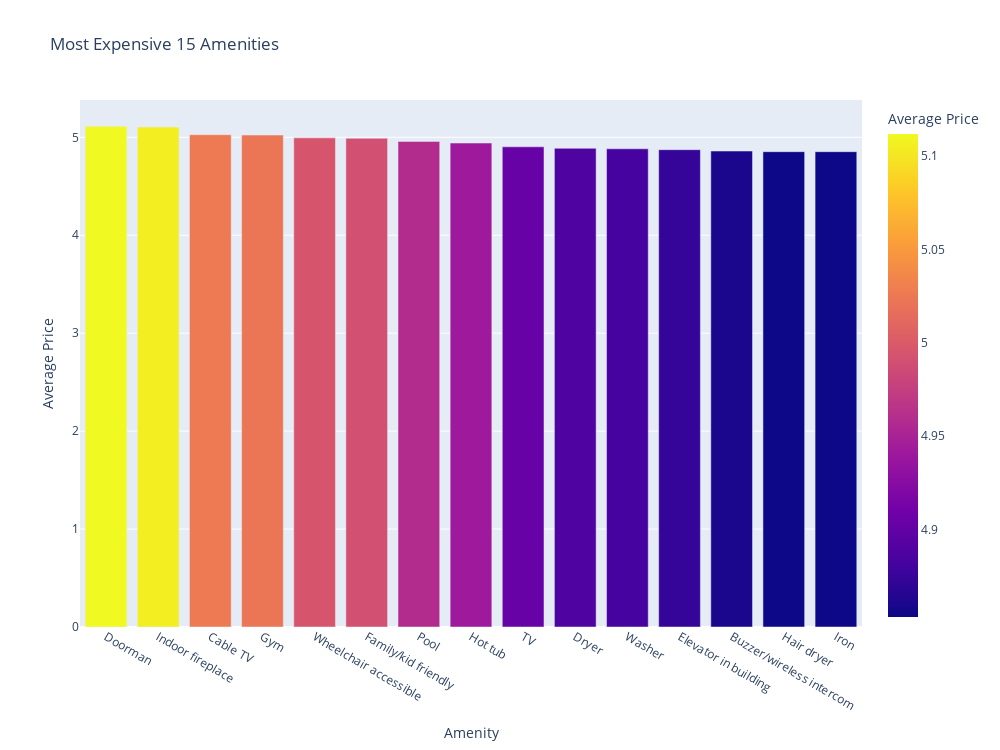

Here is the notebook cell this chart was saved with:
### Code cell
# Showing top 15 most expensive Amenities
fig = px.bar(expensive_df.iloc[:15], 
             x="Amenity", 
             y="Average Price",  
             title ="Most Expensive 15 Amenities",
             color='Average Price',
             height=750,
             width=1000)
fig.show()

### Figure 1 — Plotly figure (JSON) as saved in the notebook; plotly's stock layout.template omitted (floating-point values rounded to 4 significant figures)
{"data": [{"alignmentgroup": "True", "hovertemplate": "Amenity=%{x}<br>Average Price=%{marker.color}<extra></extra>", "legendgroup": "", "marker": {"color": [5.112, 5.105, 5.027, 5.023, 4.995, 4.991, 4.958, 4.941, 4.903, 4.888, 4.883, 4.873, 4.86, 4.853, 4.853], "coloraxis": "coloraxis", "pattern": {"shape": ""}}, "name": "", "offsetgroup": "", "orientation": "v", "showlegend": false, "textposition": "auto", "type": "bar", "x": ["Doorman", "Indoor fireplace", "Cable TV", "Gym", "Wheelchair accessible", "Family/kid friendly", "Pool", "Hot tub", "TV", "Dryer", "Washer", "Elevator in building", "Buzzer/wireless intercom", "Hair dryer", "Iron"], "xaxis": "x", "y": [5.112, 5.105, 5.027, 5.023, 4.995, 4.991, 4.958, 4.941, 4.903, 4.888, 4.883, 4.873, 4.86, 4.853, 4.853], "yaxis": "y"}], "layout": {"barmode": "relative", "coloraxis": {"colorbar": {"title": {"text": "Average Price"}}, "colorscale": [[0, "#0d0887"], [0.1111, "#46039f"], [0.2222, "#7201a8"], [0.3333, "#9c179e"], [0.4444, "#bd3786"], [0.5556, "#d8576b"], [0.6667, "#ed7953"], [0.7778, "#fb9f3a"], [0.8889, "#fdca26"], [1, "#f0f921"]]}, "height": 750, "legend": {"tracegroupgap": 0}, "title": {"text": "Most Expensive 15 Amenities"}, "width": 1000, "xaxis": {"anchor": "y", "domain": [0, 1], "title": {"text": "Amenity"}}, "yaxis": {"anchor": "x", "domain": [0, 1], "title": {"text": "Average Price"}}}}
